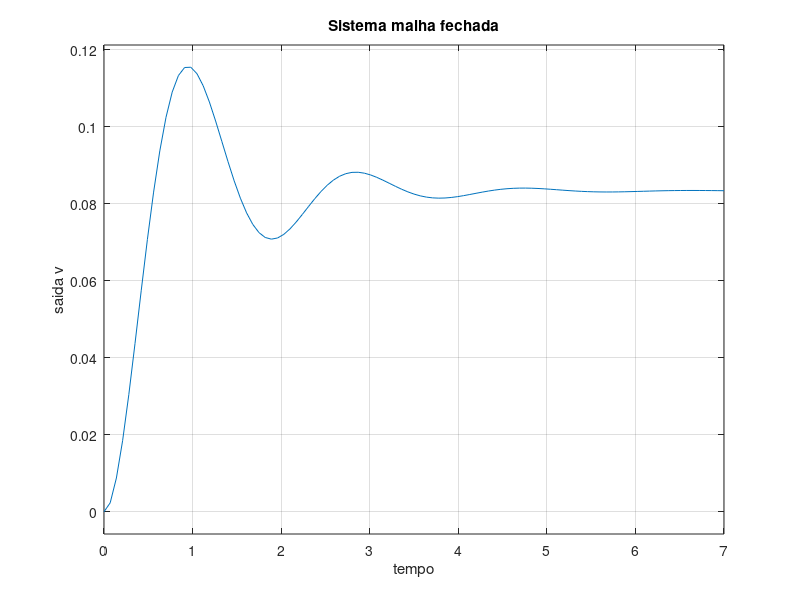

This chart was generated by the following MATLAB code:
%Apresentação do sistema de malha fechada

pkg load control

%Sistema de transferencia da planta.
num01 = [1];
den01 = [1,2,10];

%tf01 - Sistema da Planta
%tf01=tf([1],[1,2,10])
tf01=tf(num01,den01);

num02=[2];
den02=[1];
% Função de controle
tf02=tf(num02,den02);

% Construir o sistema de malha fechada
sys01= feedback(tf01,tf02);

disp(sys01);

step(sys01);

xlabel('tempo');
ylabel('saida v');
title('Sistema malha fechada');


